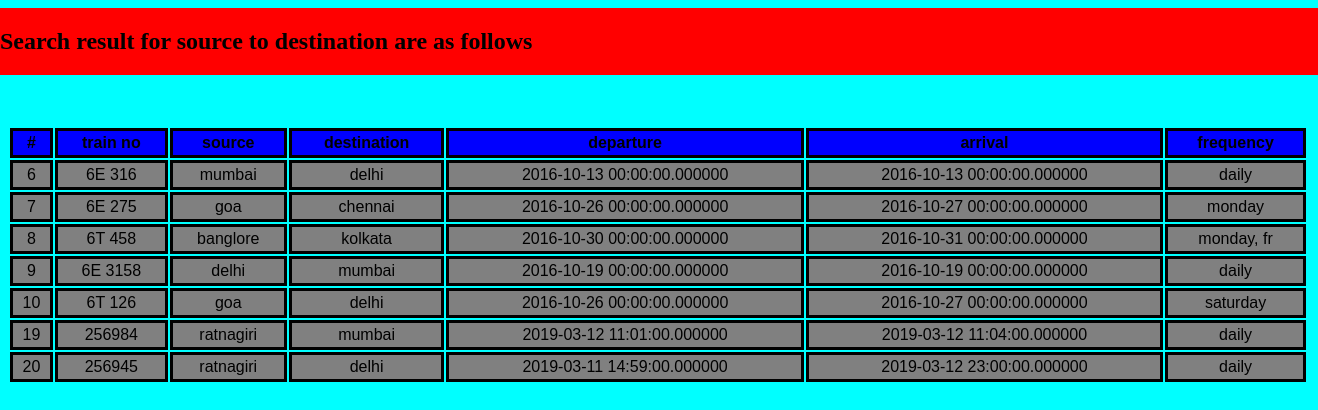
Page /search.php (signed in) on the committed database.
### tables this page shows
CREATE TABLE `schedule` (
  `id` int(10) NOT NULL,
  `f_no` varchar(20) NOT NULL,
  `source` varchar(50) NOT NULL,
  `destination` varchar(50) NOT NULL,
  `departure` datetime(6) NOT NULL,
  `arrival` datetime(6) NOT NULL,
  `frequency` varchar(10) NOT NULL
);

### search.php (the view, shortened to what this page needs)
<head>
    <link rel="stylesheet" type="text/css" href="style.css">
</head>
<?php
include('session.php');
$source = $_GET['source'];
$dest = $_GET['destination'];
?>
<div id='se'>
    <h2>Search result for source
        <?php echo $source; ?> to destination
        <?php echo $dest, " "; ?>are as follows</h2>
</div>;
<table>
    <tr>
        <th>#</th>
        <th>train no</th>
        <th>source</th>
        <th>destination</th>
        <th>departure</th>
        <th>arrival</th>
        <th>frequency</th>
    </tr>
    <?php
    $res = mysqli_query($connect, "SELECT * FROM schedule where source like '%{$source}%' AND destination LIKE '%{$dest}%'");
    while ($rows = mysqli_fetch_array($res)) {
        ?>
    <tr>
        <td><a href="view_train.php?id=<?php echo $rows['id']; ?>">
                <?php echo $rows['id']; ?></a></td>
        <td><a href="view_train.php?id=<?php echo $rows['id']; ?>">
                <?php echo $rows['f_no']; ?></a></td>
        <td><a href="view_train.php?id=<?php echo $rows['id']; ?>">
                <?php echo $rows['source']; ?></a></td>
        <td><a href="view_train.php?id=<?php echo $rows['id']; ?>">
                <?php echo $rows['destination']; ?></a></td>
        <td><a href="view_train.php?id=<?php echo $rows['id']; ?>">
                <?php echo $rows['departure']; ?></a></td>
        <td><a href="view_train.php?id=<?php echo $rows['id']; ?>">
                <?php echo $rows['arrival']; ?></a></td>
        <td><a href="view_train.php?id=<?php echo $rows['id']; ?>">
                <?php echo $rows['frequency']; ?></a></td>
    </tr>
    <?php
}
?>

### style.css (style rules this page uses)
#se { background-color: red; width: 100%; position:fixed; left:0; }
table { width: 1300px; margin-top:100px; }
th { margin-bottom: 10px; font-family: sans-serif; background-color: blue; border-style: solid; border-color: black; text-align: center; height: 30px; }
td { margin-bottom: 10px; font-family: sans-serif; background-color: gray; border-style: solid; border-color: black; text-align: center; height: 30px; }
a { text-decoration: none; font-family: sans-serif; color:black; }

### rows in the picture
schedule: id "6", f_no "6E 316", source "mumbai", destination "delhi", departure "2016-10-13 00:00:00.000000", arrival "2016-10-13 00:00:00.000000", frequency "daily"
schedule: id "7", f_no "6E 275", source "goa", destination "chennai", departure "2016-10-26 00:00:00.000000", arrival "2016-10-27 00:00:00.000000", frequency "monday"
schedule: id "8", f_no "6T 458", source "banglore", destination "kolkata", departure "2016-10-30 00:00:00.000000", arrival "2016-10-31 00:00:00.000000", frequency "monday, fr"
schedule: id "9", f_no "6E 3158", source "delhi", destination "mumbai", departure "2016-10-19 00:00:00.000000", arrival "2016-10-19 00:00:00.000000", frequency "daily"
schedule: id "10", f_no "6T 126", source "goa", destination "delhi", departure "2016-10-26 00:00:00.000000", arrival "2016-10-27 00:00:00.000000", frequency "saturday"
schedule: id "19", f_no "256984", source "ratnagiri", destination "mumbai", departure "2019-03-12 11:01:00.000000", arrival "2019-03-12 11:04:00.000000", frequency "daily"
schedule: id "20", f_no "256945", source "ratnagiri", destination "delhi", departure "2019-03-11 14:59:00.000000", arrival "2019-03-12 23:00:00.000000", frequency "daily"
